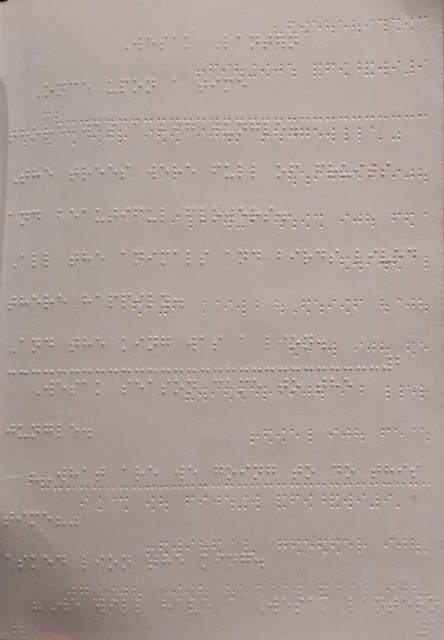
#> input picture test-img.jpeg, 888 x 1280 px (shown at 1/2 size); its folder holds only this picture in this run
$ python -i detect_cells.py   (imports and definitions only)
#> lines starting #> are read from the running program, lines starting #| are printed output that depends on the picture; after the words box and inside, x2 and y2 are one past the last pixel; in counts of white or black regions, pixels touching at a corner belong together
### cell_detect/preprocess.py
"""Stage 4a step 0 - image preprocessing before the cell detector.

The cell detector's own training augmentation (cell_detect/configs/cells.yaml)
bakes in tolerance for *some* amount of real-world capture variation --
hsv_v=0.40 exposure jitter ("scanner vs phone vs glasses camera"),
degrees=3.0 page tilt, perspective=0.0005 -- but that tolerance only covers
the range the augmentation swept, and nothing at inference time corrects an
image that falls outside it. A phone photo taken in uneven room lighting, or
at a real handheld angle, can exceed that range.

Two corrective steps are available, both wired into CellDetector.detect_boxes
but **off by default**:

    apply_clahe   Local contrast normalization. Purely photometric (doesn't
                  touch image geometry, so box coordinates need no
                  remapping) -- but measured on a real handheld phone photo
                  of an open Braille book (test-img3.jpeg, raking side-light
                  casting shadows off the raised dots), it made detection
                  markedly WORSE, monotonically with clip_limit: 183 boxes
                  at baseline down to 65/34/16/7/5 at clip_limit
                  1.0/1.5/2.0/2.5/3.0. Best guess why: the detector's HSV
                  training jitter (cells.yaml's hsv_v=0.40) varies overall
                  exposure, which is a global, roughly linear shift CLAHE
                  does NOT reproduce -- CLAHE instead locally re-stretches
                  contrast per tile, which can flatten or invert exactly the
                  raised-dot / shadow contrast pattern the model's conv
                  filters learned to key on, especially under directional
                  (non-uniform) lighting. Left in as an opt-in tool and NOT
                  removed, because a milder setting or a different capture
                  condition (flat, evenly-lit scan) may still benefit -- but
                  do not flip this default on without measuring it first,
                  the way this one measurement already contradicted the
                  original hypothesis.

    deskew_page   Best-effort perspective correction: finds the page's own
                  quadrilateral outline and warps it flat before detection.
                  Detected boxes are then mapped back through the inverse
                  transform (remap_boxes) so callers still get boxes in the
                  *original* image's coordinate frame -- recognize_page()
                  crops classifier input from the original image, not the
                  warped one, so this remapping is required for correctness,
                  not an optional nicety. Untested end-to-end (on
                  test-img3.jpeg it correctly found no confident quad --
                  it's an open two-page spread against a cluttered
                  background -- and safely no-op'd rather than guessing).
                  Depends on the page forming one clear, confidently-
                  detectable quadrilateral against a distinguishable
                  background, which a real open-book photo often will not
                  give it. Same "off until validated on real photos" posture
                  as spine_boost in detect_cells.py -- flip the default once
                  it's been checked against a real phone-photo set, ideally
                  the Gold Dataset the way spine_boost and drop_ruler_lines
                  were (see reports/eval/gold_cell_detector_finetune.md).
"""

from __future__ import annotations

import cv2
import numpy as np


def apply_clahe(
    image: np.ndarray, clip_limit: float = 2.5, tile_grid: tuple[int, int] = (8, 8)
) -> np.ndarray:
    """Contrast-Limited Adaptive Histogram Equalization on luminance only.

    Accepts either a 2-D grayscale array (cell_detect's BGR path and
    live_reading's grayscale path share this one function) or a 3-D BGR
    array -- for BGR, operates in LAB space so only the L (lightness)
    channel is touched, leaving color untouched. Either way pixel geometry
    is unchanged, so box/point coordinates measured on the output are
    already valid on the input, unlike deskew_page below. clip_limit bounds
    how much any one tile's histogram can be stretched, which keeps
    flat/blank regions (a lot of a Braille page) from having sensor noise
    amplified into fake contrast -- the same concern normalize_crop's
    std_floor addresses per-cell-crop, applied here per-page before
    detection instead. tile_grid trades locality (small tiles adapt to
    tight shadows/glare) against noise (very small tiles overfit to a few
    pixels); 8x8 is OpenCV's own default and a reasonable starting point for
    a full-page photo.
    """
    clahe = cv2.createCLAHE(clipLimit=clip_limit, tileGridSize=tile_grid)
    if image.ndim == 2:
        return clahe.apply(image)
    lab = cv2.cvtColor(image, cv2.COLOR_BGR2LAB)
    l_chan, a_chan, b_chan = cv2.split(lab)
    l_chan = clahe.apply(l_chan)
    lab = cv2.merge((l_chan, a_chan, b_chan))
    return cv2.cvtColor(lab, cv2.COLOR_LAB2BGR)


# [10 lines left out: function _order_corners, not called in this run]


def find_page_quad(image: np.ndarray, min_area_frac: float = 0.25) -> np.ndarray | None:
    """Best-effort page-boundary quadrilateral, or None if not confidently found.

    Accepts either a 2-D grayscale array or a 3-D BGR array (see apply_clahe).

    Looks for the largest convex 4-point contour after edge detection.
    Requires it to cover at least min_area_frac of the frame so a random
    rectangular object in the background (a book spine highlight, a table
    edge, another book) can't be mistaken for the page -- returns None
    rather than guessing when nothing qualifies, so the caller can fall back
    to the original image untouched instead of warping it on a bad guess.
    """
    h, w = image.shape[:2]
    gray = image if image.ndim == 2 else cv2.cvtColor(image, cv2.COLOR_BGR2GRAY)
    blurred = cv2.GaussianBlur(gray, (5, 5), 0)
    edges = cv2.Canny(blurred, 50, 150)
    edges = cv2.dilate(edges, np.ones((5, 5), np.uint8), iterations=1)

    contours, _ = cv2.findContours(edges, cv2.RETR_LIST, cv2.CHAIN_APPROX_SIMPLE)
    if not contours:
        return None

    frame_area = float(h * w)
    best = None
    best_area = 0.0
    for c in contours:
        peri = cv2.arcLength(c, True)
        approx = cv2.approxPolyDP(c, 0.02 * peri, True)
        if len(approx) != 4 or not cv2.isContourConvex(approx):
            continue
        area = cv2.contourArea(approx)
        if area / frame_area < min_area_frac:
            continue
        if area > best_area:
            best_area = area
            best = approx.reshape(4, 2).astype(np.float32)
    return best


def deskew_page(
    image: np.ndarray, min_area_frac: float = 0.25
) -> tuple[np.ndarray, np.ndarray | None]:
    """Warp the page flat if a confident quadrilateral outline is found.

    Accepts either a 2-D grayscale array or a 3-D BGR array (see
    apply_clahe) -- cv2.warpPerspective handles both identically.

    Returns (processed_image, inverse_matrix). inverse_matrix is None when
    no quad was found -- processed_image is then just the input, unchanged
    -- which callers use to know whether detected box/point coordinates
    need mapping back through remap_boxes(). When a quad IS found,
    processed_image is a new, differently-sized image (the straightened
    page), so anything measured on it is only valid in ITS coordinate frame
    until remapped.
    """
    quad = find_page_quad(image, min_area_frac=min_area_frac)
    if quad is None:
        return image, None

    top_left, top_right, bottom_right, bottom_left = _order_corners(quad)
    width_top = np.linalg.norm(top_right - top_left)
    width_bottom = np.linalg.norm(bottom_right - bottom_left)
    height_left = np.linalg.norm(bottom_left - top_left)
    height_right = np.linalg.norm(bottom_right - top_right)
    out_w = int(max(width_top, width_bottom))
    out_h = int(max(height_left, height_right))
    if out_w < 2 or out_h < 2:
        return image, None

    src = np.array([top_left, top_right, bottom_right, bottom_left], dtype=np.float32)
    dst = np.array(
        [[0, 0], [out_w - 1, 0], [out_w - 1, out_h - 1], [0, out_h - 1]], dtype=np.float32
    )
    matrix = cv2.getPerspectiveTransform(src, dst)
    warped = cv2.warpPerspective(image, matrix, (out_w, out_h))
    inverse = np.linalg.inv(matrix)
    return warped, inverse


# [29 lines left out: function remap_boxes, not called in this run]

### cell_detect/detect_cells.py
"""Stage 4a inference API: find Braille cell boxes on a page.

Mirrors yolo_dot_detect.detect_dots.YoloDotDetector, but returns *cell*
boxes (not dot centres). Used by braille_cnn.recognize.recognize_page().

    from cell_detect import CellDetector
    boxes = CellDetector().detect_boxes(image)   # list[{xyxy, conf, center}]

detect_boxes() preprocesses the image (see preprocess.py) before handing it
to the YOLO model -- CLAHE contrast correction and best-effort perspective
deskew are both ON by default. CAUTION: CLAHE was measured to hurt, not
help, detection on one real phone photo (see preprocess.py's docstring) --
on by default here so it can be checked against more real phone photos, not
because that measurement stopped applying. Pass apply_clahe=False /
--no-clahe if it hurts on yours too.
"""

from __future__ import annotations

from pathlib import Path

import numpy as np

from .preprocess import apply_clahe, deskew_page, remap_boxes

HERE = Path(__file__).resolve().parent
DEFAULT_WEIGHTS = HERE / "weights" / "braille_cell_best.pt"


def _default_weights() -> Path:
    if DEFAULT_WEIGHTS.exists():
        return DEFAULT_WEIGHTS
    runs = HERE / "runs" / "detect"
    for name in ("braille_cell_yolo26", "smoke_test"):
        cand = runs / name / "weights" / "best.pt"
        if cand.exists():
            return cand
    return DEFAULT_WEIGHTS


def _iou(a: tuple, b: tuple) -> float:
    ax0, ay0, ax1, ay1 = a
    bx0, by0, bx1, by1 = b
    ix0, iy0 = max(ax0, bx0), max(ay0, by0)
    ix1, iy1 = min(ax1, bx1), min(ay1, by1)
    iw, ih = max(0.0, ix1 - ix0), max(0.0, iy1 - iy0)
    inter = iw * ih
    if inter <= 0:
        return 0.0
    a_area = (ax1 - ax0) * (ay1 - ay0)
    b_area = (bx1 - bx0) * (by1 - by0)
    return inter / (a_area + b_area - inter)


def _merge_detections(dets: list[dict], iou_thresh: float = 0.5) -> list[dict]:
    """Greedy NMS merge across two detection passes (e.g. full page + a
    zoomed-in strip), highest confidence first."""
    order = sorted(range(len(dets)), key=lambda i: -dets[i]["conf"])
    keep = []
    used = [False] * len(dets)
    for i in order:
        if used[i]:
            continue
        keep.append(dets[i])
        for j in order:
            if used[j] or j == i:
                continue
            if _iou(dets[i]["xyxy"], dets[j]["xyxy"]) > iou_thresh:
                used[j] = True
        used[i] = True
    return keep


def _to_bgr(image):
    import cv2

    if isinstance(image, (str, Path)):
        arr = cv2.imread(str(image))
        if arr is None:
            raise FileNotFoundError(f"Could not read image: {image}")
        return arr
    if isinstance(image, np.ndarray):
        if image.ndim == 2:
            return cv2.cvtColor(image, cv2.COLOR_GRAY2BGR)
        return image
    arr = np.asarray(image.convert("RGB"))
    return cv2.cvtColor(arr, cv2.COLOR_RGB2BGR)


class CellDetector:
    """Lazy-loads the Stage 4a checkpoint and returns cell boxes."""

    def __init__(
        self,
        weights: str | Path | None = None,
        conf: float = 0.25,
        iou: float = 0.45,
        imgsz: int = 1280,
        device: str = "cpu",
        max_det: int = 800,
        apply_clahe: bool = True,
        clahe_clip_limit: float = 2.5,
        clahe_tile_grid: tuple[int, int] = (8, 8),
        deskew: bool = True,
        deskew_min_area_frac: float = 0.25,
    ) -> None:
        self.weights = Path(weights) if weights else _default_weights()
        self.conf = conf
        self.iou = iou
        self.imgsz = imgsz
        self.device = device
        self.max_det = max_det
        # Both on by default, per explicit request to test live against a
        # phone -- see preprocess.py's module docstring. NOTE: apply_clahe
        # was measured (test-img3.jpeg, a real phone photo) to make
        # detection WORSE, monotonically with clip strength -- 183 boxes at
        # baseline down to 5-65 across clip_limit 1.0-3.0. Enabling it here
        # does not undo that measurement; if it also hurts on your phone
        # shots, pass apply_clahe=False (or --no-clahe on the CLI). deskew
        # is a safe no-op whenever it can't find a confident page
        # quadrilateral, which was every real photo tried so far.
        self.apply_clahe = apply_clahe
        self.clahe_clip_limit = clahe_clip_limit
        self.clahe_tile_grid = clahe_tile_grid
        self.deskew = deskew
        self.deskew_min_area_frac = deskew_min_area_frac
        self._model = None

    def _ensure_model(self):
        if self._model is not None:
            return
        if not self.weights.exists():
            raise FileNotFoundError(
                f"Cell-detector weights not found: {self.weights}\n"
                "Train on Colab, then copy best.pt to cell_detect/weights/"
                "braille_cell_best.pt\n"
                "See cell_detect/COLAB_SETUP.md"
            )
        from ultralytics import YOLO

        self._model = YOLO(str(self.weights))

    def _predict_raw(self, bgr) -> list[dict]:
        """Run the model on one already-prepared BGR array. Boxes come back
        in that array's own pixel coordinates -- caller remaps if needed."""
        self._ensure_model()
        results = self._model.predict(
            source=bgr,
            conf=self.conf,
            iou=self.iou,
            imgsz=self.imgsz,
            device=self.device,
            max_det=self.max_det,
            verbose=False,
        )
        if not results or results[0].boxes is None or len(results[0].boxes) == 0:
            return []
        boxes = results[0].boxes
        xyxy = boxes.xyxy.cpu().numpy()
        confs = boxes.conf.cpu().numpy()
        out = []
        for box, conf in zip(xyxy, confs):
            x0, y0, x1, y1 = (float(v) for v in box)
            out.append({"xyxy": (x0, y0, x1, y1), "conf": float(conf)})
        return out

    def detect_boxes(
        self,
        image,
        spine_boost: bool = False,
        spine_strip_frac: float = 0.45,
        spine_upscale: float = 2.0,
    ) -> list[dict]:
        """Return [{xyxy, conf, center}, ...] in page-pixel coordinates.

        spine_boost=True adds a second detection pass on an upscaled
        spine-proximal strip (the left spine_strip_frac of the page) and
        merges it with the full-page pass by NMS. On an open-book photo,
        page curvature near the spine makes cells there ~6-7% smaller than
        elsewhere, which measurably suppresses detection confidence -- not
        a brightness/contrast effect (ruled out), not fixable by a lower or
        size-adaptive confidence threshold alone (tried, net worse: more
        false positives than recovered true positives). Detecting that strip
        again at higher effective resolution recovers some of that lost
        confidence instead. Validated on held-out gold test pages: F1
        0.742 -> 0.760 at the defaults here (see the "Failure analysis"
        section of reports/eval/gold_cell_detector_finetune.md for the full
        diagnosis and a sweep over strip_frac/upscale). Only worth using on
        genuine open-book-spread photos -- it repeats work for no benefit on
        a flat scan or single loose page.
        """
        bgr = _to_bgr(image)

        # Preprocessing (see preprocess.py) -- deskew first so CLAHE's tile
        # grid sees the page right-side-up, and so it operates on whatever
        # frame detection actually runs on (deskewed, if that ran).
        inverse_matrix = None
        if self.deskew:
            bgr, inverse_matrix = deskew_page(bgr, min_area_frac=self.deskew_min_area_frac)
        if self.apply_clahe:
            bgr = apply_clahe(bgr, clip_limit=self.clahe_clip_limit, tile_grid=self.clahe_tile_grid)

        dets = self._predict_raw(bgr)
        if spine_boost:
            h, w = bgr.shape[:2]
            strip_w = max(int(w * spine_strip_frac), 1)
            strip = bgr[:, :strip_w]
            sw, sh = int(strip_w * spine_upscale), int(h * spine_upscale)
            if sw > 0 and sh > 0:
                import cv2

                strip_up = cv2.resize(strip, (sw, sh), interpolation=cv2.INTER_CUBIC)
                strip_dets = self._predict_raw(strip_up)
                for d in strip_dets:
                    x0, y0, x1, y1 = d["xyxy"]
                    d["xyxy"] = (x0 / spine_upscale, y0 / spine_upscale, x1 / spine_upscale, y1 / spine_upscale)
                dets = _merge_detections(dets + strip_dets)

        # If deskew_page() warped the frame, every box above is in THAT
        # frame's coordinates -- map back to the original image's frame
        # before returning, since every caller (CellDetector.detect(),
        # recognize_page()'s crop step, live_reading's pre-scan) expects
        # boxes in original-image pixel coordinates.
        if inverse_matrix is not None:
            boxes = remap_boxes([d["xyxy"] for d in dets], inverse_matrix)
            for d, box in zip(dets, boxes):
                d["xyxy"] = box

        return [
            {**d, "center": ((d["xyxy"][0] + d["xyxy"][2]) / 2.0, (d["xyxy"][1] + d["xyxy"][3]) / 2.0)}
            for d in dets
        ]

    def detect(self, image) -> np.ndarray:
        """(N, 4) float64 array of xyxy boxes. Empty (0, 4) if none."""
        dets = self.detect_boxes(image)
        if not dets:
            return np.zeros((0, 4), dtype=np.float64)
        return np.array([d["xyxy"] for d in dets], dtype=np.float64)


def detect_cells(image, **kwargs) -> list[dict]:
    """Convenience wrapper around CellDetector.detect_boxes."""
    return CellDetector(**kwargs).detect_boxes(image)

>>> import cv2
>>> picture = cv2.cvtColor(cv2.imread('../test-img.jpeg'), cv2.COLOR_BGR2RGB)
>>> result = CellDetector().detect_boxes(picture)
#> in find_page_quad, `edges = cv2.Canny(blurred, 50, 150)`:
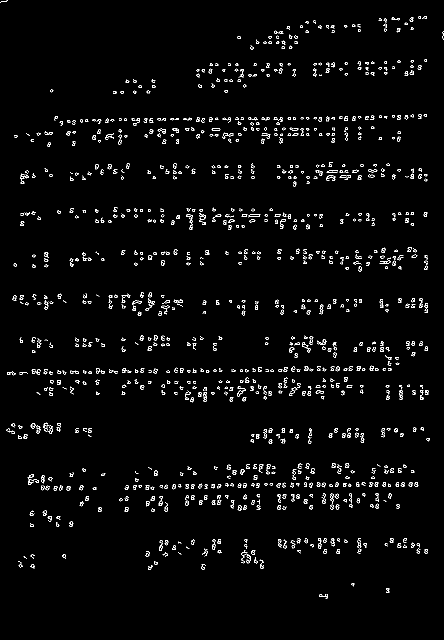
#> edges: shape (1280, 888) (shown at 1/2 size); 2.3% white in thin lines or dots
#> in find_page_quad, `edges = cv2.dilate(edges, np.ones((5, 5), np.uint8), iterations=1)`:
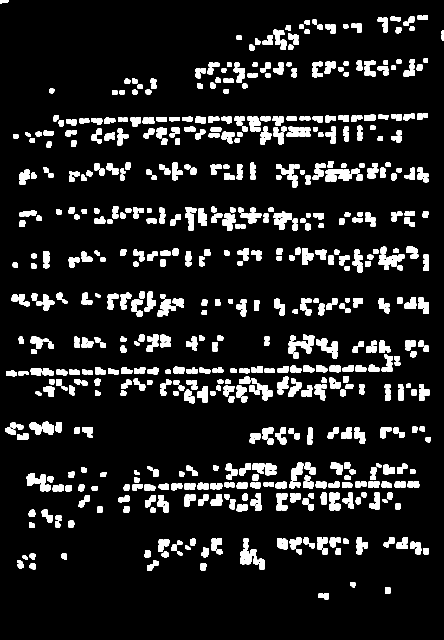
#> edges: shape (1280, 888) (shown at 1/2 size); 11.2% white; 622 white regions
#> in find_page_quad, `contours, _ = cv2.findContours(edges, cv2.RETR_LIST, cv2.CHAIN_APPROX_..`: contours = 652 contours, 29 with area under 20; largest, box (x1, y1, x2, y2) and area: (650, 338, 704, 363) 918, (576, 669, 629, 707) 902, (53, 946, 102, 983) 850, (480, 1076, 513, 1129) 838, (59, 843, 108, 870) 787
#> the loop in find_page_quad, `for c in contours:` made 652 passes
#> peri on passes 1 to 3: 69.56, 42.83, 36.49
#> after the loop in find_page_quad, `for c in contours:`: best_area = 0
#> in apply_clahe, `lab = cv2.cvtColor(image, cv2.COLOR_BGR2LAB)`: lab: shape (1280, 888, 3); mean of channels 0, 1, 2 166.6, 129.4, 120.3
#> in apply_clahe, `l_chan = clahe.apply(l_chan)`:
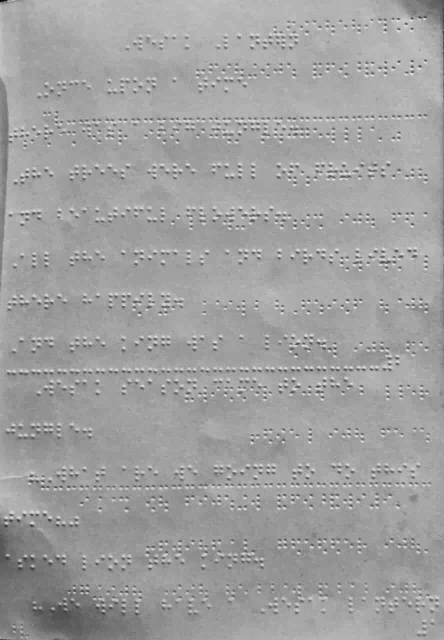
#> l_chan: shape (1280, 888) (shown at 1/2 size); min 3, max 232, mean 160.2
#> in apply_clahe, `lab = cv2.merge((l_chan, a_chan, b_chan))`: lab: shape (1280, 888, 3); mean of channels 0, 1, 2 160.2, 129.4, 120.3
#> (the run stopped early here; a loop or call above may not have finished)
